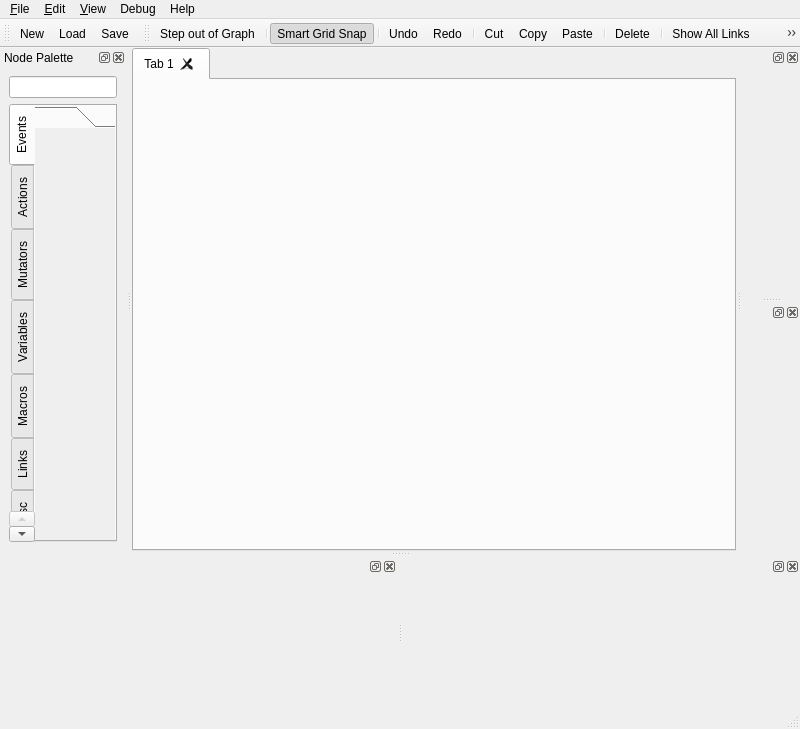
<?xml version="1.0" encoding="UTF-8"?>
<ui version="4.0">
 <class>DirectorEditor</class>
 <widget class="QMainWindow" name="DirectorEditor">
  <property name="geometry">
   <rect>
    <x>0</x>
    <y>0</y>
    <width>800</width>
    <height>729</height>
   </rect>
  </property>
  <property name="windowTitle">
   <string>No Director Graph Loaded</string>
  </property>
  <property name="animated">
   <bool>true</bool>
  </property>
  <property name="documentMode">
   <bool>false</bool>
  </property>
  <property name="dockNestingEnabled">
   <bool>false</bool>
  </property>
  <property name="dockOptions">
   <set>QMainWindow::AllowTabbedDocks|QMainWindow::AnimatedDocks|QMainWindow::VerticalTabs</set>
  </property>
  <widget class="QWidget" name="centralwidget">
   <layout class="QGridLayout" name="gridLayout_9">
    <property name="margin">
     <number>0</number>
    </property>
    <property name="spacing">
     <number>0</number>
    </property>
    <item row="0" column="0">
     <widget class="dtDirector::GraphTabs" name="graphTab">
      <property name="sizePolicy">
       <sizepolicy hsizetype="Expanding" vsizetype="Expanding">
        <horstretch>1</horstretch>
        <verstretch>0</verstretch>
       </sizepolicy>
      </property>
      <property name="tabsClosable">
       <bool>true</bool>
      </property>
      <property name="movable">
       <bool>true</bool>
      </property>
      <widget class="QWidget" name="tab">
       <attribute name="title">
        <string>Tab 1</string>
       </attribute>
      </widget>
     </widget>
    </item>
   </layout>
  </widget>
  <widget class="QMenuBar" name="menubar">
   <property name="geometry">
    <rect>
     <x>0</x>
     <y>0</y>
     <width>800</width>
     <height>22</height>
    </rect>
   </property>
   <widget class="QMenu" name="menuFile">
    <property name="title">
     <string>&amp;File</string>
    </property>
    <widget class="QMenu" name="menuRecent_Files">
     <property name="title">
      <string>Recent Files</string>
     </property>
     <addaction name="actionNone"/>
    </widget>
    <addaction name="action_New"/>
    <addaction name="action_Load"/>
    <addaction name="action_Save"/>
    <addaction name="action_Save_as"/>
    <addaction name="separator"/>
    <addaction name="menuRecent_Files"/>
    <addaction name="separator"/>
    <addaction name="action_Exit"/>
   </widget>
   <widget class="QMenu" name="menu_Edit">
    <property name="title">
     <string>&amp;Edit</string>
    </property>
    <addaction name="action_Step_Out_Of_Graph"/>
    <addaction name="separator"/>
    <addaction name="action_Smart_Grid_snap"/>
    <addaction name="separator"/>
    <addaction name="action_Undo"/>
    <addaction name="action_Redo"/>
    <addaction name="separator"/>
    <addaction name="action_Cut"/>
    <addaction name="action_Copy"/>
    <addaction name="action_Paste"/>
    <addaction name="actionPaste_with_Links"/>
    <addaction name="separator"/>
    <addaction name="action_Delete"/>
    <addaction name="separator"/>
    <addaction name="action_Manage_Plugins"/>
    <addaction name="action_Manage_Libraries"/>
    <addaction name="action_Manage_Imported_Scripts"/>
   </widget>
   <widget class="QMenu" name="menu_View">
    <property name="title">
     <string>&amp;View</string>
    </property>
    <addaction name="action_Node_Palette"/>
    <addaction name="action_Search_Browser"/>
    <addaction name="action_Property_Editor"/>
    <addaction name="action_Graph_Browser"/>
    <addaction name="action_Thread_Browser"/>
    <addaction name="separator"/>
    <addaction name="action_Show_Links"/>
    <addaction name="action_Hide_Links"/>
    <addaction name="separator"/>
    <addaction name="action_Refresh"/>
   </widget>
   <widget class="QMenu" name="menuHelp">
    <property name="title">
     <string>Help</string>
    </property>
    <addaction name="actionDirector_Help"/>
   </widget>
   <widget class="QMenu" name="menuDebug">
    <property name="enabled">
     <bool>true</bool>
    </property>
    <property name="title">
     <string>Debug</string>
    </property>
    <addaction name="actionPause"/>
    <addaction name="actionContinue"/>
    <addaction name="actionStep_Next"/>
    <addaction name="separator"/>
    <addaction name="actionToggle_Break_Point"/>
   </widget>
   <addaction name="menuFile"/>
   <addaction name="menu_Edit"/>
   <addaction name="menu_View"/>
   <addaction name="menuDebug"/>
   <addaction name="menuHelp"/>
  </widget>
  <widget class="QStatusBar" name="statusbar"/>
  <widget class="QToolBar" name="FileToolbar">
   <property name="windowTitle">
    <string>File Toolbar</string>
   </property>
   <attribute name="toolBarArea">
    <enum>TopToolBarArea</enum>
   </attribute>
   <attribute name="toolBarBreak">
    <bool>false</bool>
   </attribute>
   <addaction name="action_New"/>
   <addaction name="action_Load"/>
   <addaction name="action_Save"/>
  </widget>
  <widget class="QToolBar" name="EditToolbar">
   <property name="windowTitle">
    <string>Edit Toolbar</string>
   </property>
   <attribute name="toolBarArea">
    <enum>TopToolBarArea</enum>
   </attribute>
   <attribute name="toolBarBreak">
    <bool>false</bool>
   </attribute>
   <addaction name="action_Step_Out_Of_Graph"/>
   <addaction name="separator"/>
   <addaction name="action_Smart_Grid_snap"/>
   <addaction name="separator"/>
   <addaction name="action_Undo"/>
   <addaction name="action_Redo"/>
   <addaction name="separator"/>
   <addaction name="action_Cut"/>
   <addaction name="action_Copy"/>
   <addaction name="action_Paste"/>
   <addaction name="separator"/>
   <addaction name="action_Delete"/>
   <addaction name="separator"/>
   <addaction name="action_Show_Links"/>
   <addaction name="action_Hide_Links"/>
   <addaction name="separator"/>
   <addaction name="action_Refresh"/>
   <addaction name="separator"/>
   <addaction name="actionPause"/>
   <addaction name="actionContinue"/>
   <addaction name="actionStep_Next"/>
   <addaction name="actionToggle_Break_Point"/>
  </widget>
  <widget class="dtDirector::PropertyEditor" name="propertyEditor">
   <property name="minimumSize">
    <size>
     <width>80</width>
     <height>150</height>
    </size>
   </property>
   <property name="features">
    <set>QDockWidget::AllDockWidgetFeatures</set>
   </property>
   <property name="allowedAreas">
    <set>Qt::AllDockWidgetAreas</set>
   </property>
   <attribute name="dockWidgetArea">
    <number>8</number>
   </attribute>
  </widget>
  <widget class="dtDirector::GraphBrowser" name="graphBrowser">
   <property name="minimumSize">
    <size>
     <width>80</width>
     <height>150</height>
    </size>
   </property>
   <property name="features">
    <set>QDockWidget::AllDockWidgetFeatures</set>
   </property>
   <attribute name="dockWidgetArea">
    <number>8</number>
   </attribute>
  </widget>
  <widget class="dtDirector::SearchBrowser" name="searchBrowser">
   <attribute name="dockWidgetArea">
    <number>2</number>
   </attribute>
  </widget>
  <widget class="dtDirector::ThreadBrowser" name="threadBrowser">
   <attribute name="dockWidgetArea">
    <number>2</number>
   </attribute>
  </widget>
  <widget class="QDockWidget" name="nodePalette">
   <property name="features">
    <set>QDockWidget::AllDockWidgetFeatures</set>
   </property>
   <property name="windowTitle">
    <string>Node Palette</string>
   </property>
   <attribute name="dockWidgetArea">
    <number>1</number>
   </attribute>
   <widget class="QWidget" name="dockWidgetContents">
    <layout class="QGridLayout" name="gridLayout">
     <item row="0" column="0" colspan="2">
      <widget class="QLineEdit" name="nodeSearchEdit">
       <property name="enabled">
        <bool>true</bool>
       </property>
      </widget>
     </item>
     <item row="1" column="0" colspan="2">
      <widget class="QTabWidget" name="nodeTabs">
       <property name="sizePolicy">
        <sizepolicy hsizetype="Expanding" vsizetype="Expanding">
         <horstretch>0</horstretch>
         <verstretch>0</verstretch>
        </sizepolicy>
       </property>
       <property name="autoFillBackground">
        <bool>false</bool>
       </property>
       <property name="tabPosition">
        <enum>QTabWidget::West</enum>
       </property>
       <property name="currentIndex">
        <number>0</number>
       </property>
       <property name="usesScrollButtons">
        <bool>true</bool>
       </property>
       <property name="movable">
        <bool>false</bool>
       </property>
       <widget class="QWidget" name="eventNodeTab">
        <attribute name="title">
         <string>Events</string>
        </attribute>
        <layout class="QGridLayout" name="gridLayout_2">
         <property name="margin">
          <number>0</number>
         </property>
         <item row="0" column="0">
          <widget class="dtDirector::NodeTabs" name="eventNodeTabWidget">
           <property name="autoFillBackground">
            <bool>false</bool>
           </property>
           <property name="tabSpacing">
            <number>0</number>
           </property>
           <widget class="QWidget" name="eventNodeTabWidgetPage1">
            <property name="geometry">
             <rect>
              <x>0</x>
              <y>0</y>
              <width>115</width>
              <height>379</height>
             </rect>
            </property>
            <attribute name="label">
             <string/>
            </attribute>
           </widget>
          </widget>
         </item>
        </layout>
       </widget>
       <widget class="QWidget" name="actionNodeTab">
        <attribute name="title">
         <string>Actions</string>
        </attribute>
        <layout class="QGridLayout" name="gridLayout_3">
         <property name="margin">
          <number>0</number>
         </property>
         <item row="0" column="0">
          <widget class="dtDirector::NodeTabs" name="actionNodeTabWidget">
           <property name="tabSpacing">
            <number>0</number>
           </property>
           <widget class="QWidget" name="actionNodeTabWidgetPage1">
            <property name="geometry">
             <rect>
              <x>0</x>
              <y>0</y>
              <width>115</width>
              <height>379</height>
             </rect>
            </property>
            <attribute name="label">
             <string/>
            </attribute>
           </widget>
          </widget>
         </item>
        </layout>
       </widget>
       <widget class="QWidget" name="mutatorNodeTab">
        <attribute name="title">
         <string>Mutators</string>
        </attribute>
        <layout class="QGridLayout" name="gridLayout_8">
         <property name="margin">
          <number>0</number>
         </property>
         <item row="0" column="0">
          <widget class="dtDirector::NodeTabs" name="mutatorNodeTabWidget">
           <property name="currentIndex">
            <number>0</number>
           </property>
           <property name="tabSpacing">
            <number>0</number>
           </property>
           <widget class="QWidget" name="mutatorNodeTabWidgetPage1">
            <property name="geometry">
             <rect>
              <x>0</x>
              <y>0</y>
              <width>115</width>
              <height>379</height>
             </rect>
            </property>
            <attribute name="label">
             <string/>
            </attribute>
           </widget>
          </widget>
         </item>
        </layout>
       </widget>
       <widget class="QWidget" name="variableNodeTab">
        <attribute name="title">
         <string>Variables</string>
        </attribute>
        <layout class="QGridLayout" name="gridLayout_4">
         <property name="margin">
          <number>0</number>
         </property>
         <item row="0" column="0">
          <widget class="dtDirector::NodeTabs" name="variableNodeTabWidget">
           <property name="tabSpacing">
            <number>0</number>
           </property>
           <widget class="QWidget" name="variableNodeTabWidgetPage1">
            <property name="geometry">
             <rect>
              <x>0</x>
              <y>0</y>
              <width>115</width>
              <height>379</height>
             </rect>
            </property>
            <attribute name="label">
             <string/>
            </attribute>
           </widget>
          </widget>
         </item>
        </layout>
       </widget>
       <widget class="QWidget" name="macroNodeTab">
        <attribute name="title">
         <string>Macros</string>
        </attribute>
        <layout class="QGridLayout" name="gridLayout_5">
         <property name="margin">
          <number>0</number>
         </property>
         <item row="0" column="0">
          <widget class="dtDirector::NodeTabs" name="macroNodeTabWidget">
           <property name="tabSpacing">
            <number>0</number>
           </property>
           <widget class="QWidget" name="macroNodeTabWidgetPage1">
            <property name="geometry">
             <rect>
              <x>0</x>
              <y>0</y>
              <width>115</width>
              <height>379</height>
             </rect>
            </property>
            <attribute name="label">
             <string/>
            </attribute>
           </widget>
          </widget>
         </item>
        </layout>
       </widget>
       <widget class="QWidget" name="linkNodeTab">
        <attribute name="title">
         <string>Links</string>
        </attribute>
        <layout class="QGridLayout" name="gridLayout_6">
         <property name="margin">
          <number>0</number>
         </property>
         <item row="0" column="0">
          <widget class="dtDirector::NodeTabs" name="linkNodeTabWidget">
           <property name="tabSpacing">
            <number>0</number>
           </property>
           <widget class="QWidget" name="linkNodeTabWidgetPage1">
            <property name="geometry">
             <rect>
              <x>0</x>
              <y>0</y>
              <width>115</width>
              <height>379</height>
             </rect>
            </property>
            <attribute name="label">
             <string/>
            </attribute>
           </widget>
          </widget>
         </item>
        </layout>
       </widget>
       <widget class="QWidget" name="miscNodeTab">
        <attribute name="title">
         <string>Misc</string>
        </attribute>
        <layout class="QGridLayout" name="gridLayout_7">
         <property name="margin">
          <number>0</number>
         </property>
         <item row="0" column="0">
          <widget class="dtDirector::NodeTabs" name="miscNodeTabWidget">
           <property name="tabSpacing">
            <number>0</number>
           </property>
           <widget class="QWidget" name="miscNodeTabWidgetPage1">
            <property name="geometry">
             <rect>
              <x>0</x>
              <y>0</y>
              <width>115</width>
              <height>379</height>
             </rect>
            </property>
            <attribute name="label">
             <string/>
            </attribute>
           </widget>
          </widget>
         </item>
        </layout>
       </widget>
       <widget class="QWidget" name="referenceNodeTabs">
        <attribute name="title">
         <string>References</string>
        </attribute>
        <layout class="QGridLayout" name="gridLayout_11">
         <property name="margin">
          <number>0</number>
         </property>
         <property name="spacing">
          <number>0</number>
         </property>
         <item row="0" column="0">
          <widget class="dtDirector::NodeTabs" name="referenceNodeTabWidget">
           <property name="currentIndex">
            <number>0</number>
           </property>
           <property name="tabSpacing">
            <number>0</number>
           </property>
           <widget class="QWidget" name="referenceNodeTabWidgetPage1">
            <property name="geometry">
             <rect>
              <x>0</x>
              <y>0</y>
              <width>115</width>
              <height>379</height>
             </rect>
            </property>
            <attribute name="label">
             <string/>
            </attribute>
           </widget>
          </widget>
         </item>
        </layout>
       </widget>
       <widget class="QWidget" name="searchNodeTab">
        <attribute name="title">
         <string>Search</string>
        </attribute>
        <layout class="QGridLayout" name="gridLayout_10">
         <property name="margin">
          <number>0</number>
         </property>
         <item row="0" column="0">
          <widget class="dtDirector::NodeTabs" name="searchNodeTabWidget">
           <property name="enabled">
            <bool>true</bool>
           </property>
           <property name="sizePolicy">
            <sizepolicy hsizetype="Expanding" vsizetype="Expanding">
             <horstretch>0</horstretch>
             <verstretch>0</verstretch>
            </sizepolicy>
           </property>
           <property name="tabSpacing">
            <number>0</number>
           </property>
           <widget class="QWidget" name="searchNodeTabWidgetPage1">
            <property name="geometry">
             <rect>
              <x>0</x>
              <y>0</y>
              <width>115</width>
              <height>379</height>
             </rect>
            </property>
            <attribute name="label">
             <string/>
            </attribute>
           </widget>
          </widget>
         </item>
        </layout>
       </widget>
      </widget>
     </item>
    </layout>
   </widget>
  </widget>
  <action name="action_New">
   <property name="icon">
    <iconset resource="../../src/dtDirectorQt/directorqt.qrc">
     <normaloff>:/icons/new.png</normaloff>:/icons/new.png</iconset>
   </property>
   <property name="text">
    <string>&amp;New</string>
   </property>
   <property name="toolTip">
    <string>Begins a new Director script (Ctrl+N).</string>
   </property>
   <property name="shortcut">
    <string>Ctrl+N</string>
   </property>
  </action>
  <action name="action_Load">
   <property name="icon">
    <iconset resource="../../src/dtDirectorQt/directorqt.qrc">
     <normaloff>:/icons/open.png</normaloff>:/icons/open.png</iconset>
   </property>
   <property name="text">
    <string>&amp;Load</string>
   </property>
   <property name="toolTip">
    <string>Loads a Director script from a file (Ctrl+L).</string>
   </property>
   <property name="shortcut">
    <string>Ctrl+L</string>
   </property>
  </action>
  <action name="action_Save">
   <property name="icon">
    <iconset resource="../../src/dtDirectorQt/directorqt.qrc">
     <normaloff>:/icons/save.png</normaloff>:/icons/save.png</iconset>
   </property>
   <property name="text">
    <string>&amp;Save</string>
   </property>
   <property name="toolTip">
    <string>Saves the current Director script (Ctrl+S).</string>
   </property>
   <property name="shortcut">
    <string>Ctrl+S</string>
   </property>
  </action>
  <action name="action_Save_as">
   <property name="icon">
    <iconset resource="../../src/dtDirectorQt/directorqt.qrc">
     <normaloff>:/icons/save.png</normaloff>:/icons/save.png</iconset>
   </property>
   <property name="text">
    <string>&amp;Save as...</string>
   </property>
   <property name="toolTip">
    <string>Saves the current Director script.</string>
   </property>
  </action>
  <action name="action_Step_Out_Of_Graph">
   <property name="icon">
    <iconset resource="../../src/dtDirectorQt/directorqt.qrc">
     <normaloff>:/icons/parent.png</normaloff>:/icons/parent.png</iconset>
   </property>
   <property name="text">
    <string>Step &amp;out of Graph</string>
   </property>
   <property name="toolTip">
    <string>Returns to the parent graph (Ctrl+Shift+U).</string>
   </property>
   <property name="shortcut">
    <string>Ctrl+Shift+U</string>
   </property>
  </action>
  <action name="action_Smart_Grid_snap">
   <property name="checkable">
    <bool>true</bool>
   </property>
   <property name="checked">
    <bool>true</bool>
   </property>
   <property name="icon">
    <iconset resource="../../src/dtDirectorQt/directorqt.qrc">
     <normaloff>:/icons/snapgrid.png</normaloff>:/icons/snapgrid.png</iconset>
   </property>
   <property name="text">
    <string>Smart &amp;Grid Snap</string>
   </property>
   <property name="toolTip">
    <string>Snaps nodes to a smart grid determined by the placement of other nodes (Ctrl+G).</string>
   </property>
   <property name="shortcut">
    <string>Ctrl+G</string>
   </property>
  </action>
  <action name="action_Undo">
   <property name="icon">
    <iconset resource="../../src/dtDirectorQt/directorqt.qrc">
     <normaloff>:/icons/undo.png</normaloff>:/icons/undo.png</iconset>
   </property>
   <property name="text">
    <string>&amp;Undo</string>
   </property>
   <property name="toolTip">
    <string>Reverts to your last action (Ctrl+Z).</string>
   </property>
   <property name="shortcut">
    <string>Ctrl+Z</string>
   </property>
  </action>
  <action name="action_Redo">
   <property name="icon">
    <iconset resource="../../src/dtDirectorQt/directorqt.qrc">
     <normaloff>:/icons/redo.png</normaloff>:/icons/redo.png</iconset>
   </property>
   <property name="text">
    <string>&amp;Redo</string>
   </property>
   <property name="toolTip">
    <string>Reverts your last undo action (Ctrl+Y).</string>
   </property>
   <property name="shortcut">
    <string>Ctrl+Y</string>
   </property>
  </action>
  <action name="action_Delete">
   <property name="icon">
    <iconset resource="../../src/dtDirectorQt/directorqt.qrc">
     <normaloff>:/icons/delete.png</normaloff>:/icons/delete.png</iconset>
   </property>
   <property name="text">
    <string>&amp;Delete</string>
   </property>
   <property name="toolTip">
    <string>Reverts your last undo action (Delete).</string>
   </property>
   <property name="shortcut">
    <string>Del</string>
   </property>
  </action>
  <action name="action_Cut">
   <property name="icon">
    <iconset resource="../../src/dtDirectorQt/directorqt.qrc">
     <normaloff>:/icons/cut.png</normaloff>:/icons/cut.png</iconset>
   </property>
   <property name="text">
    <string>&amp;Cut</string>
   </property>
   <property name="toolTip">
    <string>Cuts the currently selected nodes to the clipboard (Ctrl+X).</string>
   </property>
   <property name="shortcut">
    <string>Ctrl+X</string>
   </property>
  </action>
  <action name="action_Copy">
   <property name="icon">
    <iconset resource="../../src/dtDirectorQt/directorqt.qrc">
     <normaloff>:/icons/duplicate.png</normaloff>:/icons/duplicate.png</iconset>
   </property>
   <property name="text">
    <string>&amp;Copy</string>
   </property>
   <property name="toolTip">
    <string>Copies the currently selected nodes to the clipboard (Ctrl+C).</string>
   </property>
   <property name="shortcut">
    <string>Ctrl+C</string>
   </property>
  </action>
  <action name="action_Paste">
   <property name="icon">
    <iconset resource="../../src/dtDirectorQt/directorqt.qrc">
     <normaloff>:/icons/paste.png</normaloff>:/icons/paste.png</iconset>
   </property>
   <property name="text">
    <string>&amp;Paste</string>
   </property>
   <property name="toolTip">
    <string>Pastes the nodes saved in the clipboard to the current graph (Ctrl+V).</string>
   </property>
   <property name="shortcut">
    <string>Ctrl+V</string>
   </property>
  </action>
  <action name="action_Manage_Libraries">
   <property name="text">
    <string>&amp;Manage Libraries...</string>
   </property>
   <property name="toolTip">
    <string>Manages the Node Libraries for the script.</string>
   </property>
  </action>
  <action name="action_Property_Editor">
   <property name="checkable">
    <bool>true</bool>
   </property>
   <property name="checked">
    <bool>true</bool>
   </property>
   <property name="text">
    <string>&amp;Property Editor</string>
   </property>
   <property name="toolTip">
    <string>Shows the Property Editor (Ctrl+P).</string>
   </property>
   <property name="shortcut">
    <string>Ctrl+P</string>
   </property>
  </action>
  <action name="action_Graph_Browser">
   <property name="checkable">
    <bool>true</bool>
   </property>
   <property name="checked">
    <bool>true</bool>
   </property>
   <property name="text">
    <string>&amp;Macro Browser</string>
   </property>
   <property name="toolTip">
    <string>Shows the Graph Browser (Ctrl+B).</string>
   </property>
   <property name="shortcut">
    <string>Ctrl+B</string>
   </property>
  </action>
  <action name="action_Show_Links">
   <property name="icon">
    <iconset resource="../../src/dtDirectorQt/directorqt.qrc">
     <normaloff>:/icons/showlinks.png</normaloff>:/icons/showlinks.png</iconset>
   </property>
   <property name="text">
    <string>&amp;Show All Links</string>
   </property>
   <property name="toolTip">
    <string>Shows all hidden links on selected nodes (Ctrl+U).</string>
   </property>
   <property name="shortcut">
    <string>Ctrl+U</string>
   </property>
  </action>
  <action name="action_Hide_Links">
   <property name="icon">
    <iconset resource="../../src/dtDirectorQt/directorqt.qrc">
     <normaloff>:/icons/hidelinks.png</normaloff>:/icons/hidelinks.png</iconset>
   </property>
   <property name="text">
    <string>&amp;Hide All Links</string>
   </property>
   <property name="toolTip">
    <string>Hides all unused links on selected nodes (Ctrl+H).</string>
   </property>
   <property name="shortcut">
    <string>Ctrl+H</string>
   </property>
  </action>
  <action name="action_Refresh">
   <property name="icon">
    <iconset resource="../../src/dtDirectorQt/directorqt.qrc">
     <normaloff>:/icons/refresh.png</normaloff>:/icons/refresh.png</iconset>
   </property>
   <property name="text">
    <string>&amp;Refresh</string>
   </property>
   <property name="toolTip">
    <string>Refresh the current view (F5).</string>
   </property>
   <property name="shortcut">
    <string>F5</string>
   </property>
  </action>
  <action name="action_Exit">
   <property name="text">
    <string>Exit</string>
   </property>
   <property name="toolTip">
    <string>Exit the editor</string>
   </property>
   <property name="shortcut">
    <string>Ctrl+Q</string>
   </property>
  </action>
  <action name="actionDirector_Help">
   <property name="text">
    <string>Director Help...</string>
   </property>
  </action>
  <action name="action_Search_Browser">
   <property name="checkable">
    <bool>true</bool>
   </property>
   <property name="enabled">
    <bool>true</bool>
   </property>
   <property name="text">
    <string>&amp;Search Browser</string>
   </property>
   <property name="toolTip">
    <string>Shows the Search Browser (Ctrl+F).</string>
   </property>
   <property name="shortcut">
    <string>Ctrl+F</string>
   </property>
   <property name="shortcutContext">
    <enum>Qt::WidgetShortcut</enum>
   </property>
  </action>
  <action name="actionPause">
   <property name="enabled">
    <bool>true</bool>
   </property>
   <property name="icon">
    <iconset resource="../../src/dtDirectorQt/directorqt.qrc">
     <normaloff>:/icons/debug_pause.png</normaloff>:/icons/debug_pause.png</iconset>
   </property>
   <property name="text">
    <string>Pause</string>
   </property>
  </action>
  <action name="actionContinue">
   <property name="enabled">
    <bool>true</bool>
   </property>
   <property name="icon">
    <iconset resource="../../src/dtDirectorQt/directorqt.qrc">
     <normaloff>:/icons/debug_continue.png</normaloff>:/icons/debug_continue.png</iconset>
   </property>
   <property name="text">
    <string>Continue</string>
   </property>
   <property name="shortcut">
    <string>F5</string>
   </property>
  </action>
  <action name="actionStep_Next">
   <property name="enabled">
    <bool>true</bool>
   </property>
   <property name="icon">
    <iconset resource="../../src/dtDirectorQt/directorqt.qrc">
     <normaloff>:/icons/debug_step.png</normaloff>:/icons/debug_step.png</iconset>
   </property>
   <property name="text">
    <string>Step Next</string>
   </property>
   <property name="shortcut">
    <string>F10</string>
   </property>
  </action>
  <action name="actionPaste_with_Links">
   <property name="icon">
    <iconset resource="../../src/dtDirectorQt/directorqt.qrc">
     <normaloff>:/icons/paste.png</normaloff>:/icons/paste.png</iconset>
   </property>
   <property name="text">
    <string>Paste with Links</string>
   </property>
   <property name="shortcut">
    <string>Ctrl+Shift+V</string>
   </property>
  </action>
  <action name="action_Thread_Browser">
   <property name="checkable">
    <bool>true</bool>
   </property>
   <property name="enabled">
    <bool>false</bool>
   </property>
   <property name="text">
    <string>&amp;Thread Browser</string>
   </property>
   <property name="toolTip">
    <string>Shows the Thread Browser (Ctrl+T).</string>
   </property>
   <property name="shortcut">
    <string>Ctrl+T</string>
   </property>
  </action>
  <action name="action_Node_Palette">
   <property name="checkable">
    <bool>true</bool>
   </property>
   <property name="checked">
    <bool>true</bool>
   </property>
   <property name="text">
    <string>Node Palette</string>
   </property>
  </action>
  <action name="actionToggle_Break_Point">
   <property name="checkable">
    <bool>true</bool>
   </property>
   <property name="icon">
    <iconset resource="../../src/dtDirectorQt/directorqt.qrc">
     <normaloff>:/icons/debug_break.png</normaloff>:/icons/debug_break.png</iconset>
   </property>
   <property name="text">
    <string>Toggle Break Point</string>
   </property>
   <property name="shortcut">
    <string>F9</string>
   </property>
  </action>
  <action name="action_Manage_Plugins">
   <property name="text">
    <string>Manage Plugins...</string>
   </property>
   <property name="toolTip">
    <string>Manage the Plugins for the script.</string>
   </property>
  </action>
  <action name="actionNone">
   <property name="text">
    <string>&lt;None&gt;</string>
   </property>
  </action>
  <action name="action_Manage_Imported_Scripts">
   <property name="enabled">
    <bool>true</bool>
   </property>
   <property name="text">
    <string>Manage Imported Scripts...</string>
   </property>
  </action>
 </widget>
 <customwidgets>
  <customwidget>
   <class>dtDirector::PropertyEditor</class>
   <extends>QDockWidget</extends>
   <header location="global">dtDirectorQt/propertyeditor.h</header>
   <container>1</container>
  </customwidget>
  <customwidget>
   <class>dtDirector::GraphBrowser</class>
   <extends>QDockWidget</extends>
   <header location="global">dtDirectorQt/graphbrowser.h</header>
   <container>1</container>
  </customwidget>
  <customwidget>
   <class>dtDirector::GraphTabs</class>
   <extends>QTabWidget</extends>
   <header location="global">dtDirectorQt/graphtabs.h</header>
   <container>1</container>
  </customwidget>
  <customwidget>
   <class>dtDirector::NodeTabs</class>
   <extends>QToolBox</extends>
   <header location="global">dtDirectorQt/nodetabs.h</header>
   <container>1</container>
  </customwidget>
  <customwidget>
   <class>dtDirector::SearchBrowser</class>
   <extends>QDockWidget</extends>
   <header location="global">dtDirectorQt/searchbrowser.h</header>
   <container>1</container>
  </customwidget>
  <customwidget>
   <class>dtDirector::ThreadBrowser</class>
   <extends>QDockWidget</extends>
   <header location="global">dtDirectorQt/threadbrowser.h</header>
   <container>1</container>
  </customwidget>
 </customwidgets>
 <resources>
  <include location="../../src/dtDirectorQt/directorqt.qrc"/>
 </resources>
 <connections/>
</ui>
